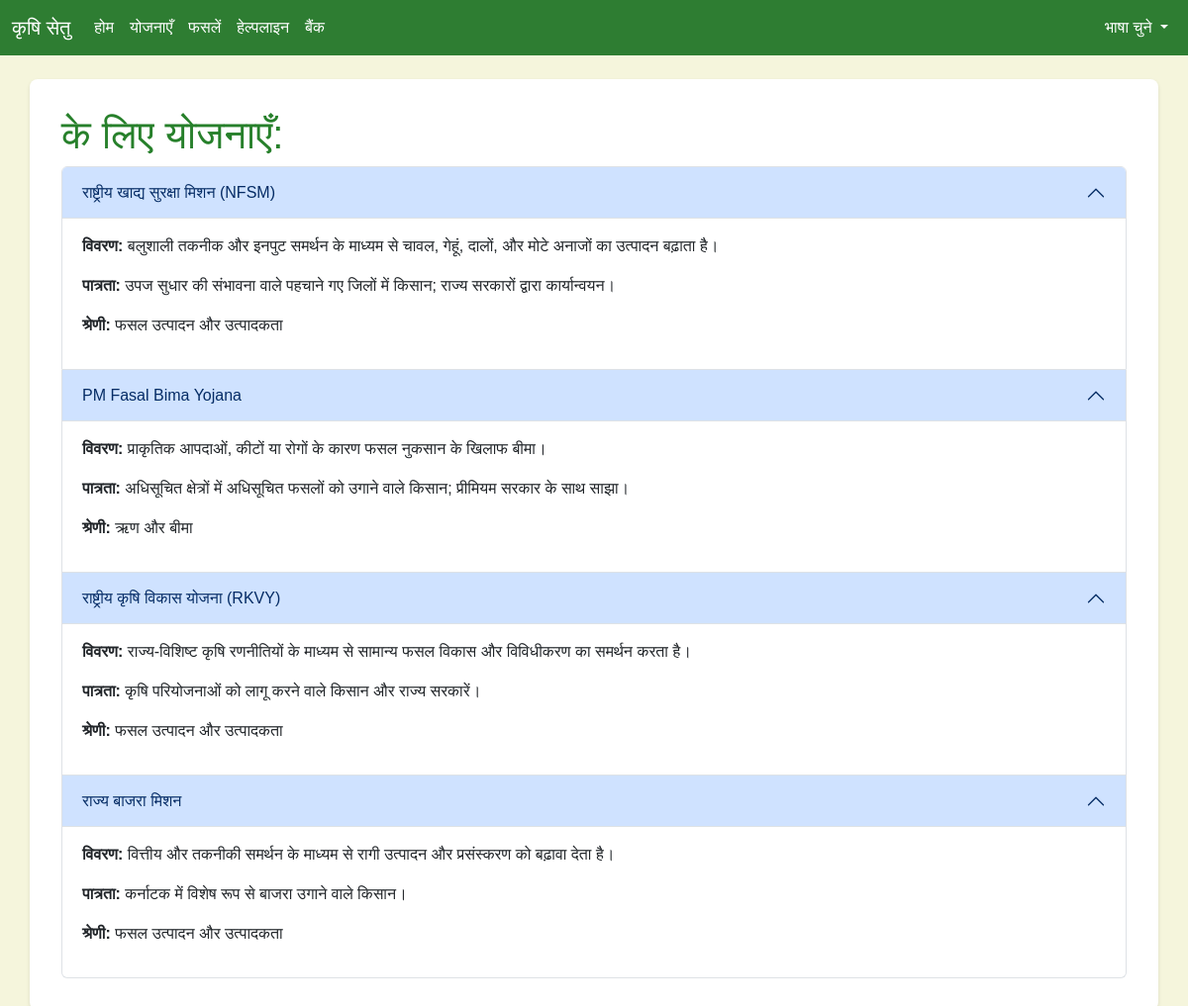
Screenshot of /crop_schemes/1?lang=hi with the database file from the repository.
### tables this page shows
CREATE TABLE schemes (
        id INTEGER PRIMARY KEY AUTOINCREMENT,
        name_en TEXT NOT NULL,
        description_en TEXT NOT NULL,
        eligibility_en TEXT NOT NULL,
        category TEXT NOT NULL,
        website_url TEXT,
        document_url TEXT       
               
    );

### app.py (the view)
@app.route('/crop_schemes/<int:crop_id>')
def crop_schemes(crop_id):
    lang = request.args.get('lang', 'en')
    print(f"Received crop_id: {crop_id}, lang: {lang}")
    translations = load_translations(lang)
    conn = get_db_connection()
    cursor = conn.cursor()
    cursor.execute('SELECT name_en FROM crops WHERE id = ?', (crop_id,))
    crop = cursor.fetchone()
    crop_name = crop['name_en'] if crop else 'Unknown Crop'
    if lang == 'en':
        cursor.execute('''
            SELECT s.name_en AS name, s.description_en AS description,
                   s.eligibility_en AS eligibility, s.category, s.document_url
            FROM schemes s
            JOIN crop_schemes cs ON s.id = cs.scheme_id
            WHERE cs.crop_id = ?
        ''', (crop_id,))
    else:
        cursor.execute('''
            SELECT COALESCE(st.name, s.name_en) AS name,
                   COALESCE(st.description, s.description_en) AS description,
                   COALESCE(st.eligibility, s.eligibility_en) AS eligibility,
                   s.category, s.document_url
            FROM schemes s
            JOIN crop_schemes cs ON s.id = cs.scheme_id
            LEFT JOIN scheme_translations st ON s.id = st.scheme_id AND st.language = ?
            WHERE cs.crop_id = ?
        ''', (lang, crop_id))
    schemes = cursor.fetchall()
    conn.close()
    return render_template('crop_schemes.html', translations=translations,
                          schemes=schemes, crop_name=crop_name, lang=lang, crop_id=crop_id)

### app.py (called while the page is built)
def get_db_connection():
    conn = sqlite3.connect('data.db')
    conn.row_factory = sqlite3.Row
    return conn

### templates/crop_schemes.html (shortened to what this page needs)
{% extends 'base.html' %}
{% block content %}
    <h1>{{ translations.crop_schemes_title }}: {{ translations.crop_name }}</h1>
    <div class="accordion" id="cropSchemesAccordion">
        {% for scheme in schemes %}
            <div class="accordion-item">
                <h2 class="accordion-header" id="heading-{{ loop.index }}">
                    <button class="accordion-button" type="button" data-bs-toggle="collapse"
                            data-bs-target="#collapse-{{ loop.index }}" aria-expanded="true"
                            aria-controls="collapse-{{ loop.index }}">
                        {{ scheme.name }}
                    </button>
                </h2>
                <div id="collapse-{{ loop.index }}" class="accordion-collapse collapse show"
                     aria-labelledby="heading-{{ loop.index }}" data-bs-parent="#cropSchemesAccordion">
                    <div class="accordion-body">
                        <p><strong>{{ translations.description_label }}:</strong> {{ scheme.description }}</p>
                        <p><strong>{{ translations.eligibility_label }}:</strong> {{ scheme.eligibility }}</p>
                        <p><strong>{{ translations.category_label | default('Category') }}:</strong>
                           {{ translations['category_' + scheme.category|replace(' ', '_')|replace('(', '')|replace(')', '')|replace('.', '')|replace(',', '')|lower] or scheme.category }}
                        </p>
                    </div>
                </div>
            </div>
        {% endfor %}
    </div>
{% endblock %}

### static/style.css (style rules this page uses)
body { margin: 0; font-family: Arial, sans-serif; background-color: #F5F5DC; color: #4A3728; }
h1, h5 { color: #27802b; }

### rows the page displays
schemes: name "राष्ट्रीय खाद्य सुरक्षा मिशन (NFSM)", description "बलुशाली तकनीक और इनपुट समर्थन के माध्यम से चावल, गेहूं, दालों, और मोटे अनाजों का उत्पादन बढ़ाता है।", eligibility "उपज सुधार की संभावना वाले पहचाने गए जिलों में किसान; राज्य सरकारों द्वारा कार्यान्वयन।"
schemes: name "PM Fasal Bima Yojana", description "प्राकृतिक आपदाओं, कीटों या रोगों के कारण फसल नुकसान के खिलाफ बीमा।", eligibility "अधिसूचित क्षेत्रों में अधिसूचित फसलों को उगाने वाले किसान; प्रीमियम सरकार के साथ साझा।"
schemes: name "राष्ट्रीय कृषि विकास योजना (RKVY)", description "राज्य-विशिष्ट कृषि रणनीतियों के माध्यम से सामान्य फसल विकास और विविधीकरण का समर्थन करता है।", eligibility "कृषि परियोजनाओं को लागू करने वाले किसान और राज्य सरकारें।"
schemes: name "राज्य बाजरा मिशन", description "वित्तीय और तकनीकी समर्थन के माध्यम से रागी उत्पादन और प्रसंस्करण को बढ़ावा देता है।", eligibility "कर्नाटक में विशेष रूप से बाजरा उगाने वाले किसान।"

### other values shown
{{ translations.title }} "कृषि सेतु"
{{ translations.nav_home }} "होम"
{{ translations.nav_schemes }} "योजनाएँ"
{{ translations.nav_crops }} "फसलें"
{{ translations.nav_helplines }} "हेल्पलाइन"
{{ translations.nav_banks }} "बैंक"
{{ translations.get(lang, translations.select_language) }} "भाषा चुने"
{{ translations.crop_schemes_title }} "के लिए योजनाएँ"
